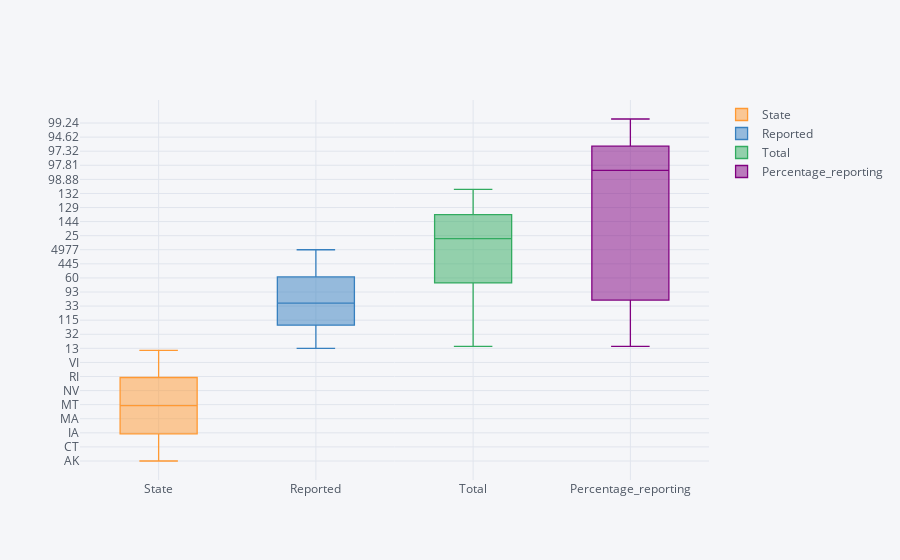

The code cell stored with this chart in its notebook:
### Code cell
df.iplot(kind='box')

### Figure 1 — Plotly figure (JSON) as saved in the notebook; plotly's stock layout.template omitted (floating-point values rounded to 4 significant figures)
{"data": [{"boxpoints": false, "line": {"width": 1.3}, "marker": {"color": "rgba(255, 153, 51, 1.0)"}, "name": "State", "orientation": "v", "type": "box", "y": ["AK", "AL", "AR", "AS", "AZ", "CA", "CO", "CT", "DC", "DE", "FL", "GA", "GU", "HI", "IA", "ID", "IL", "IN", "KS", "KY", "LA", "MA", "MD", "ME", "MI", "MN", "MO", "MS", "MT", "NC", "ND", "NE", "NH", "NJ", "NM", "NV", "NY", "OH", "OK", "OR", "PA", "PR", "RI", "SC", "SD", "TN", "TX", "UT", "VA", "VI", "VT", "WA", "WI", "WV", "WY", "zCW"]}, {"boxpoints": false, "line": {"width": 1.3}, "marker": {"color": "rgba(55, 128, 191, 1.0)"}, "name": "Reported", "orientation": "v", "type": "box", "y": [13, 96, 84, 1, 73, 353, 90, 32, 10, 8, 206, 142, 2, 24, 115, 45, 175, 125, 134, 98, 146, 73, 45, 33, 140, 126, 115, 100, 59, 109, 44, 93, 26, 73, 40, 41, 161, 184, 119, 60, 176, 54, 11, 65, 57, 106, 445, 50, 87, 2, 14, 91, 131, 49, 26, 4977]}, {"boxpoints": false, "line": {"width": 1.3}, "marker": {"color": "rgba(50, 171, 96, 1.0)"}, "name": "Total", "orientation": "v", "type": "box", "y": [16, 97, 89, 1, 77, 357, 91, 32, 10, 8, 209, 146, 2, 25, 117, 45, 181, 127, 137, 100, 148, 74, 50, 33, 144, 127, 116, 102, 60, 112, 46, 96, 26, 74, 40, 46, 165, 185, 129, 60, 186, 58, 11, 66, 57, 114, 467, 52, 89, 2, 14, 91, 132, 51, 26, 5116]}, {"boxpoints": false, "line": {"width": 1.3}, "marker": {"color": "rgba(128, 0, 128, 1.0)"}, "name": "Percentage_reporting", "orientation": "v", "type": "box", "y": [81.25, 98.97, 94.38, 100, 94.81, 98.88, 98.9, 100, 100, 100, 98.56, 97.26, 100, 96, 98.29, 100, 96.69, 98.43, 97.81, 98, 98.65, 98.65, 90, 100, 97.22, 99.21, 99.14, 98.04, 98.33, 97.32, 95.65, 96.88, 100, 98.65, 100, 89.13, 97.58, 99.46, 92.25, 100, 94.62, 93.1, 100, 98.48, 100, 92.98, 95.29, 96.15, 97.75, 100, 100, 100, 99.24, 96.08, 100, 97.28]}], "layout": {"legend": {"bgcolor": "#F5F6F9", "font": {"color": "#4D5663"}}, "paper_bgcolor": "#F5F6F9", "plot_bgcolor": "#F5F6F9", "title": {"font": {"color": "#4D5663"}}, "xaxis": {"gridcolor": "#E1E5ED", "showgrid": true, "tickfont": {"color": "#4D5663"}, "title": {"font": {"color": "#4D5663"}, "text": ""}, "zerolinecolor": "#E1E5ED"}, "yaxis": {"gridcolor": "#E1E5ED", "showgrid": true, "tickfont": {"color": "#4D5663"}, "title": {"font": {"color": "#4D5663"}, "text": ""}, "zerolinecolor": "#E1E5ED"}}}
